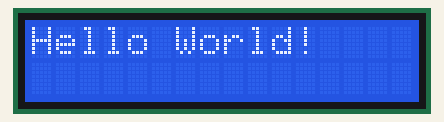
Simulated run of this sketch. Board: Arduino Uno, built with avr-gcc and run on an emulated ATmega328P. Shown: 16×2 character LCD.

Above: at 0.1 s.
At 2.1 s:
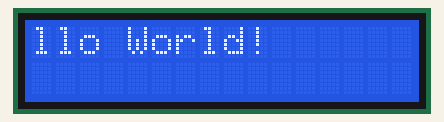
At 5.2 s:
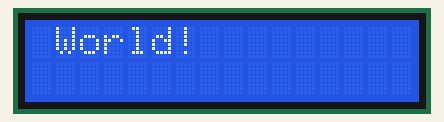
At 10.2 s:
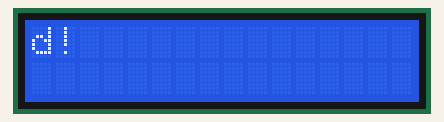
At 25.4 s:
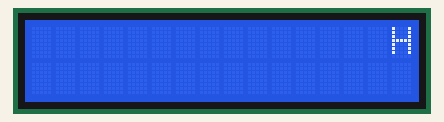
At 38.6 s:
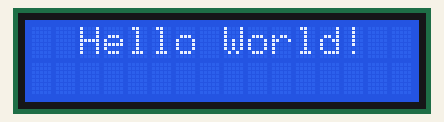

Measured:
- what the display in image 1 shows lasts 1.0 s, from 2.1 s to 3.1 s

The sketch:

lcd-display-1602A-with-i2c.ino
```cpp
#include <Wire.h>
#include <LiquidCrystal_I2C.h>

const int en = 2, rw = 1, rs = 0, d4 = 4, d5 = 5, d6 = 6, d7 = 7, bl = 3;
const int i2c_addr = 0x27;
LiquidCrystal_I2C lcd(i2c_addr, en, rw, rs, d4, d5, d6, d7, bl, POSITIVE);

void setup()
{
  lcd.begin(16, 2);
}


void loop()
{
    lcd.setCursor(0, 0);
    lcd.print("Hello World!");
    delay(1000);
    lcd.scrollDisplayLeft();
}
```
